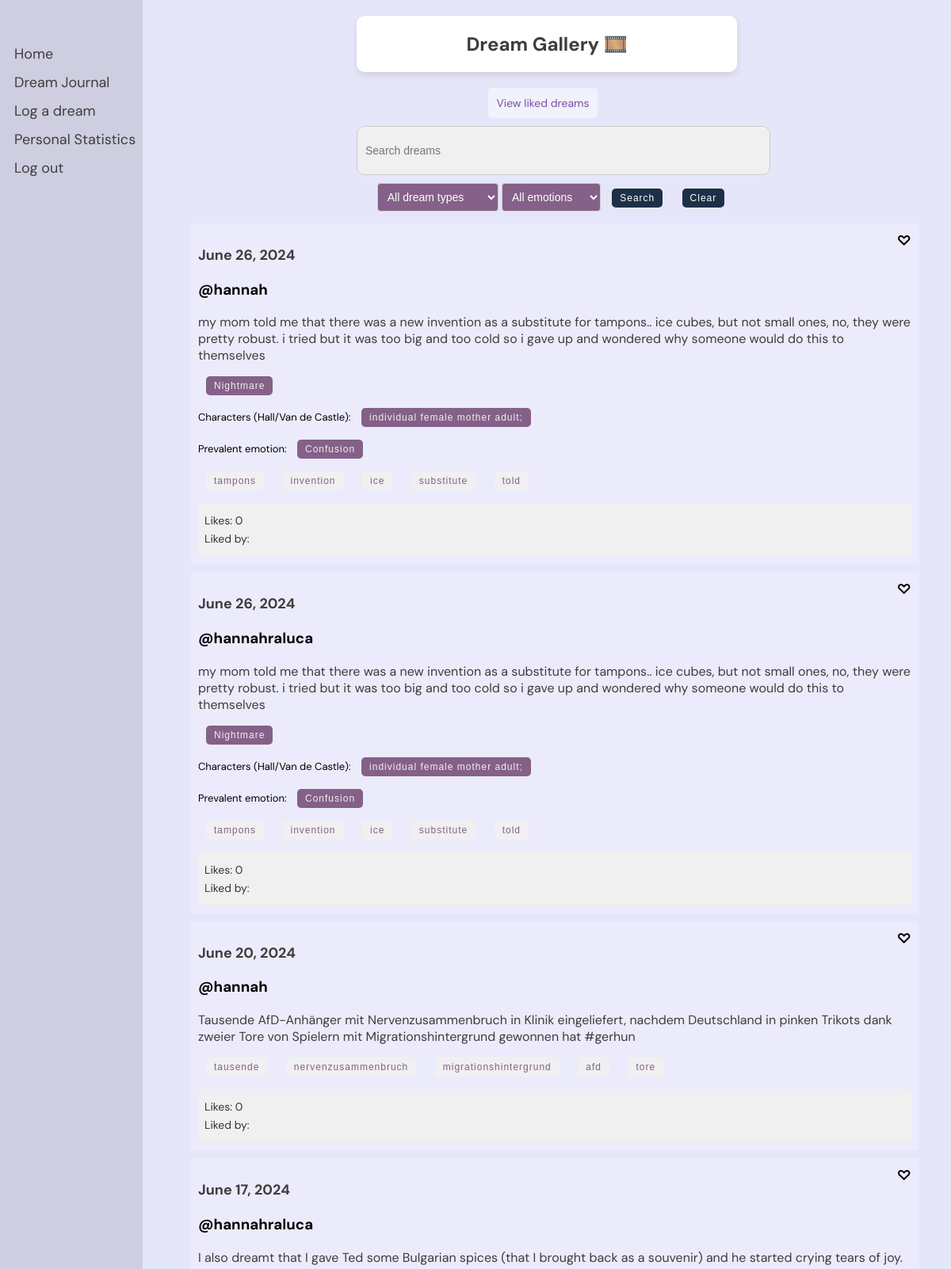
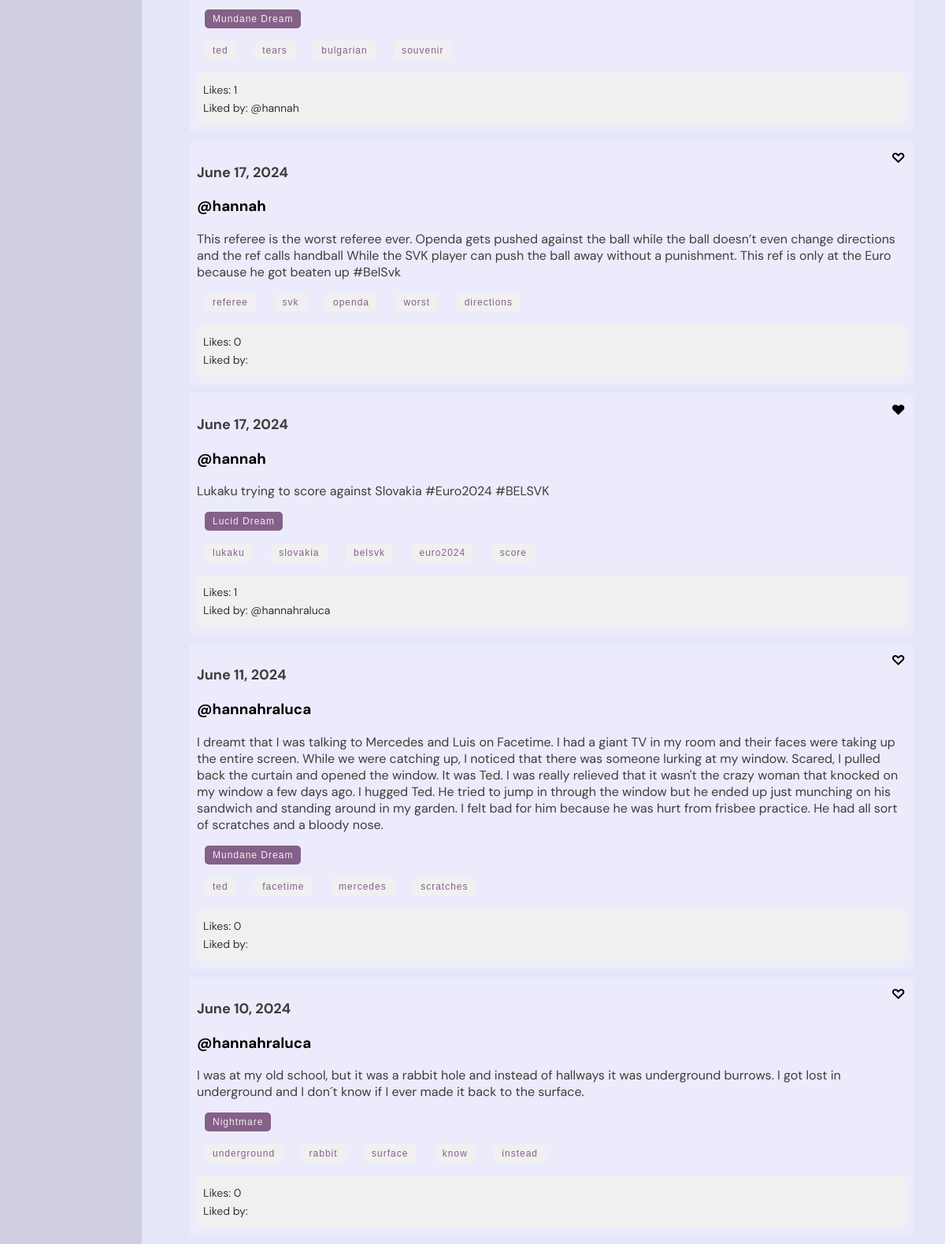
Page /dreams/gallery/ (signed in) on the committed database (2 pictures, top to bottom).
### dreams/models.py (models this page shows, shortened)
class Dream(models.Model):
    classification_options = [
        ('0', 'Nightmare'),
        ('1', 'Mundane Dream'),
        ('2', 'Lucid Dream'),
        ('3', 'Existential Dream'),
        ('4', 'None'),
    ]
    user = models.ForeignKey(User, on_delete=models.CASCADE)
    date = models.DateField()
    content = models.TextField()
    shared = models.BooleanField(default=False)
    processed = models.BooleanField(default=False)
    is_favorite = models.BooleanField(default=False)
    keywords = models.JSONField(default=list, blank=True)
    classification = models.CharField(max_length=1, choices=classification_options, blank=True, null=True, default='4')
    persons = models.JSONField(default=list, blank=True)
    emotion = models.CharField(max_length=20, blank=True)
    def likes_count(self):
        return self.likes.count()
    def liked_users(self):
        return [like.user for like in self.likes.all()]
    def classification_string(self):
        return dict(self.classification_options).get(self.classification, "No classification")

### dreams/views.py (the view)
# urls.py: path('gallery/', views.gallery, name='gallery'),
@login_required
def gallery(request):
    query = request.GET.get('q', '')
    dreams = Dream.objects.filter(shared=True)
    class_query = request.GET.get('classification', '')
    keyword_query = request.GET.get('keyword', '')
    for dream in dreams:
        dream.is_liked_by_user = DreamLike.objects.filter(user=request.user, dream=dream).exists()
    if query:
        dreams = dreams.filter(content__icontains=query)
    if class_query:
        dreams = dreams.filter(classification=class_query)
    if keyword_query:
        dreams = dreams.filter(keywords__icontains=keyword_query)
    context = {
        'dreams': dreams,
        'query': query,
        'is_liked_view': False,
        'class_query': class_query,
        'keyword_query': keyword_query,
    }
    return render(request, 'dreams/gallery.html', context)

### dreams/templatetags/highlight.py (called while the page is built)
@register.filter(name='highlight')
def highlight(text, search):
    pattern = re.compile(re.escape(search), re.IGNORECASE)
    highlighted_text = pattern.sub(f'<span class="highlight">{search}</span>', text)
    return highlighted_text

### dreams/templates/dreams/gallery.html (shortened to what this page needs)
{% load static %}
{% load highlight %}
<!DOCTYPE html>
<html>
<head>
    <link rel="stylesheet" type="text/css" href="{% static 'css/styles.css' %}">
</head>
<body>
    <div class="header">
        <h2>Dream Gallery 🎞️</h2>
    </div>
    <div class="sidenav">
        <a href="/">Home</a>
        <a href="{% url 'dreams:dream_journal' %}">Dream Journal</a>
        <a href="{% url 'dreams:log_dream' %}">Log a dream</a>
        <a href="{% url 'dreams:personal_statistics' %}">Personal Statistics</a>
        <a href="{% url 'logout' %}">Log out</a>
    </div>
    <div class="button-container">
        <div>
            {% if is_liked_view %}
                <a href="{% url 'dreams:gallery' %}" class="button">View all dreams</a>
            {% else %}
                <a href="{% url 'dreams:view_liked' %}" class="button">View liked dreams</a>
            {% endif %}
        </div>
    </div>
    <div class="container">
        <form class="search-form" method="get" action="{% url 'dreams:dream_journal' %}">
            <input id="searchInput" type="text" name="q" placeholder="Search dreams" value="{{ query }}">
            <select id="classification" name="classification">
                <option value="">All dream types</option>
            </select>
            <select id="emotion" name="emotion">
                <option value="">All emotions</option>
            </select>
            <button type="submit">Search</button>
            <button type="button" onclick="clearSearch()">Clear</button>
        </form>
    </div>
        <div class="dreams">
            {% if dreams %}
                {% for dream in dreams|dictsortreversed:"date" %}
                    {% if dream.shared %}
                        {% if not query or query|lower in dream.content|lower %}
                            <div class="dream">
                                <h3 class="dream-date">{{ dream.date }}</h3>
                                <h3 class="dream-user">@{{ dream.user }}</h3>
                                <p class="dream-content">
                                    {% autoescape off %}
                                    {{ dream.content|safe|highlight:query }}
                                    {% endautoescape %}
                                </p>
                                <p class="class-form">
                                    {% if dream.classification %}
                                    <form class="class-form" method="get" action="{% url 'dreams:gallery' %}">
                                        <button type="submit">{{ dream.classification_string}}</button>
                                    {%endif%}
                                    </form>
                                </p>
                                <p class="class-form">
                                    {%if dream.persons%}
                                    Characters (Hall/Van de Castle):
                                    {% for person in dream.persons %}
                                        <form class="class-form" method="get" action="{% url 'dreams:dream_journal' %}">
                                            <button type="submit">{{ person }}</button>
                                        </form>
                                    {% endfor %}
                                    {% endif %}
                                </p>
                                <p class="class-form">
                                    {%if dream.emotion%}
                                    Prevalent emotion:
                                        <form class="class-form" method="get" action="{% url 'dreams:dream_journal' %}">
                                        <button type="submit">{{ dream.emotion }}</button>
                                    </form>
                                    {%endif%}
                                </p>
                                <p class="keyword-form">
                                    {% for keyword in dream.keywords %}
                                    <form class="keyword-form" method="get" action="{% url 'dreams:gallery' %}">
                                        <button type="submit">{{ keyword }}</button>
                                    </form>
                                    {% endfor %}
                                </p>
                                <div class="like-info">
                                    <p>Likes: {{ dream.likes_count }} </p>
                                    <p>Liked by:
                                        {% for user in dream.liked_users %}
                                            @{{ user.username }}
                                        {% endfor %}
                                    </p>
                                </div>
                                <div class="menu">
                                    <span class="icon">
                                        {% if dream.is_liked_by_user %}
                                            ♥
                                        {% else %}
                                            ♡
                                        {% endif %}
                                    </span>
                                </div>
                            </div>
                        {% endif %}
                    {% endif %}
                {% endfor %}
            {% else %}
                <p>No liked dreams found.</p>
            {% endif %}
        </div>
</body>
</html>

### static/css/styles.css (style rules this page uses)
body { font-family: 'DM Sans', -apple-system, BlinkMacSystemFont, "Segoe UI", Roboto, Oxygen-Sans, Ubuntu, Cantarell, "Helvetica Neue", sans-serif; margin: 0; padding: 0; background-color: #E6E6FA; }
button, .button { padding: 15px 30px; font-size: 1.2vw; margin: 0 10px; border-radius: 25px; color: #7851a9; border: 2px solid #7851a9; background-color: transparent; letter-spacing: 1px; text-align: center; text-decoration: none; font-family: 'Poppins', sans-serif; display: inline-block; cursor: pointer; border: none; transition: background-color 0.3s, transform 0.3s; }
.button { width: auto; }

### dreams/templates/dreams/gallery.html (style rules this page uses)
body, html { margin: 0; padding: 0; width: 100%; height: 100%; font-family: 'DM Sans', -apple-system, BlinkMacSystemFont, "Segoe UI", Roboto, Oxygen-Sans, Ubuntu, Cantarell, "Helvetica Neue", sans-serif; display: flex; flex-direction: column; justify-content: space-between; align-items: center; }
.header { background: #FFFFFF; color: #3D3D3D; border-radius: 10px; box-shadow: 0 4px 8px rgba(0, 0, 0, 0.1); width: 40%; text-align: center; margin-top: 20px; margin-left: 180px; z-index: 2; position: relative; }
.sidenav { height: 100%; width: 180px; position: fixed; z-index: 1; top: 0; left: 0; background-color: rgba(0,0,0,0.1); overflow-x: hidden; padding-top: 50px; }
.sidenav a { padding: 6px 8px 6px 18px; text-decoration: none; font-size: 18px; color: #3D3D3D; display: block; }
.container { display: flex; flex-direction: column; align-items: center; justify-content: flex-start; width: calc(100% - 200px); margin-left: 200px; margin-top: 30px; z-index: 1; max-width: 1200px; margin-left: 180px; margin: 0 auto; }
.search-form { text-align: center; width: 50%; margin-left: 200px; }
.search-form input[type="text"] { width: 100%; padding: 10px; font-size: 14px; border: 1px solid #ccc; border-radius: 10px; height: 40px; margin-bottom: 10px; background-color: #f0f0f0; }
.search-form button { padding: 5px 10px; font-size: 12px; cursor: pointer; background-color: #1e3047; color: white; border: none; border-radius: 5px; transition: background-color 0.3s; margin-bottom: 20px; }
.keyword-form { margin-bottom: 20px; text-align: center; width: 100%; font-size: 13px; display: inline; margin: 0 auto; }
.keyword-form button { padding: 5px 10px; font-size: 12px; cursor: pointer; background-color: #f0f0f0; color: #856088; border: none; border-radius: 5px; transition: background-color 0.3s; gap: 10px; }
.class-form { margin-bottom: 20px; margin-bottom: 20px; text-align: center; width: 100%; font-size: 13px; display: inline; margin: 0 auto; }
.class-form button { padding: 5px 10px; font-size: 12px; cursor: pointer; background-color: #856088; color: #f0f0f0; border: none; border-radius: 5px; transition: background-color 0.3s; gap: 10px; }
.dreams { width: 100%; max-width: 900px; margin-left: 180px; }
.dream { margin-bottom: 10px; padding: 10px; border-radius: 5px; background-color: rgba(255, 255, 255, 0.2); position: relative; width: 100%; }
.dream-date { font-size: 18px; font-weight: bold; margin-bottom: 5px; color: #3D3D3D; }
.dream-content { font-size: 16px; margin-top: 5px; color: #3D3D3D; }
.menu { position: absolute; top: 10px; right: 10px; cursor: pointer; user-select: none; }
.menu .icon { font-size: 18px; font-weight: bold; }
.button { padding: 10px; border: none; border-radius: 5px; background-color: rgba(255, 255, 255, 0.5); font-size: 14px; cursor: pointer; transition: background-color 0.3s; font-family: inherit; margin-left: 180px; letter-spacing: inherit; }
.button-container { display: flex; gap: 12px; margin-bottom: 10px; margin-top: 20px; }
.like-info { margin-top: 10px; padding: 8px; background-color: #f0f0f0; border-radius: 5px; }
.like-info p { margin: 5px 0; font-size: 14px; color: #333; }
#classification { padding: 8px; font-size: 14px; border: 1px solid #ccc; border-radius: 4px; background-color: #856088; color: white; cursor: pointer; }
#classification option { padding: 8px; font-size: 14px; background-color: #f0f0f0; color: #856088; }
#emotion option { padding: 8px; font-size: 14px; background-color: #f0f0f0; color: #856088; }
#emotion { padding: 8px; font-size: 14px; border: 1px solid #ccc; border-radius: 4px; background-color: #856088; color: white; cursor: pointer; }

### rows in the picture
Dream: date "June 26, 2024", user "hannah", content|highlight "m y m o m t o l d m e t h a t t h e r e w a s a n e w i n v e n t i o n a s a s u b s t i t u t e f o r t a m p o n s . . i c e c u b e s , b u t n o t s m a l l o n e s , n o , t h e y w e r e p r e t t y r o b u s t . i t r i e d b u t i t w a s t o o b i g a n d t o o c o l d s o i g a v e u p a n d w o n d e r e d w h y s o m e o n e w o u l d d o t h i s t o t h e m s e l v e s", classification_string "Nightmare", persons "individual female mother adult;", emotion "Confusion", keywords "tampons" "invention" "ice" "substitute" "told", likes_count "0"
Dream: date "June 26, 2024", user "hannahraluca", content|highlight "m y m o m t o l d m e t h a t t h e r e w a s a n e w i n v e n t i o n a s a s u b s t i t u t e f o r t a m p o n s . . i c e c u b e s , b u t n o t s m a l l o n e s , n o , t h e y w e r e p r e t t y r o b u s t . i t r i e d b u t i t w a s t o o b i g a n d t o o c o l d s o i g a v e u p a n d w o n d e r e d w h y s o m e o n e w o u l d d o t h i s t o t h e m s e l v e s", classification_string "Nightmare", persons "individual female mother adult;", emotion "Confusion", keywords "tampons" "invention" "ice" "substitute" "told", likes_count "0"
Dream: date "June 20, 2024", user "hannah", content|highlight "T a u s e n d e A f D - A n h ä n g e r m i t N e r v e n z u s a m m e n b r u c h i n K l i n i k e i n g e l i e f e r t , n a c h d e m D e u t s c h l a n d i n p i n k e n T r i k o t s d a n k z w e i e r T o r e v o n S p i e l e r n m i t M i g r a t i o n s h i n t e r g r u n d g e w o n n e n h a t # g e r h u n", keywords "tausende" "nervenzusammenbruch" "migrationshintergrund" "afd" "tore", likes_count "0"
Dream: date "June 17, 2024", user "hannahraluca", content|highlight "I a l s o d r e a m t t h a t I g a v e T e d s o m e B u l g a r i a n s p i c e s ( t h a t I b r o u g h t b a c k a s a s o u v e n i r ) a n d h e s t a r t e d c r y i n g t e a r s o f j o y .", classification_string "Mundane Dream", keywords "ted" "tears" "bulgarian" "souvenir", likes_count "1"
Dream: date "June 17, 2024", user "hannah", content|highlight "T h i s r e f e r e e i s t h e w o r s t r e f e r e e e v e r . O p e n d a g e t s p u s h e d a g a i n s t t h e b a l l w h i l e t h e b a l l d o e s n ’ t e v e n c h a n g e d i r e c t i o n s a n d t h e r e f c a l l s h a n d b a l l W h i l e t h e S V K p l a y e r c a n p u s h t h e b a l l a w a y w i t h o u t a p u n i s h m e n t . T h i s r e f i s o n l y a t t h e E u r o b e c a u s e h e g o t b e a t e n u p # B e l S v k", keywords "referee" "svk" "openda" "worst" "directions", likes_count "0"
Dream: date "June 17, 2024", user "hannah", content|highlight "L u k a k u t r y i n g t o s c o r e a g a i n s t S l o v a k i a # E u r o 2 0 2 4 # B E L S V K", classification_string "Lucid Dream", keywords "lukaku" "slovakia" "belsvk" "euro2024" "score", likes_count "1"
Dream: date "June 11, 2024", user "hannahraluca", content|highlight "I d r e a m t t h a t I w a s t a l k i n g t o M e r c e d e s a n d L u i s o n F a c e t i m e . I h a d a g i a n t T V i n m y r o o m a n d t h e i r f a c e s w e r e t a k i n g u p t h e e n t i r e s c r e e n . W h i l e w e w e r e c a t c h i n g u p , I n o t i c e d t h a t t h e r e w a s s o m e o n e l u r k i n g a t m y w i n d o w . S c a r e d , I p u l l e d b a c k t h e c u r t a i n a n d o p e n e d t h e w i n d o w . I t w a s T e d . I w a s r e a l l y r e l i e v e d t h a t i t w a s n ' t t h e c r a z y w o m a n t h a t k n o c k e d o n m y w i n d o w a f e w d a y s a g o . I h u g g e d T e d . H e t r i e d t o j u m p i n t h r o u g h t h e w i n d…", classification_string "Mundane Dream", keywords "ted" "facetime" "mercedes" "scratches", likes_count "0"
Dream: date "June 10, 2024", user "hannahraluca", content|highlight "I w a s a t m y o l d s c h o o l , b u t i t w a s a r a b b i t h o l e a n d i n s t e a d o f h a l l w a y s i t w a s u n d e r g r o u n d b u r r o w s . I g o t l o s t i n u n d e r g r o u n d a n d I d o n ´ t k n o w i f I e v e r m a d e i t b a c k t o t h e s u r f a c e .", classification_string "Nightmare", keywords "underground" "rabbit" "surface" "know" "instead", likes_count "0"

### other values in the picture
{{ user.username }} "hannah"
{{ user.username }} "hannahraluca"
